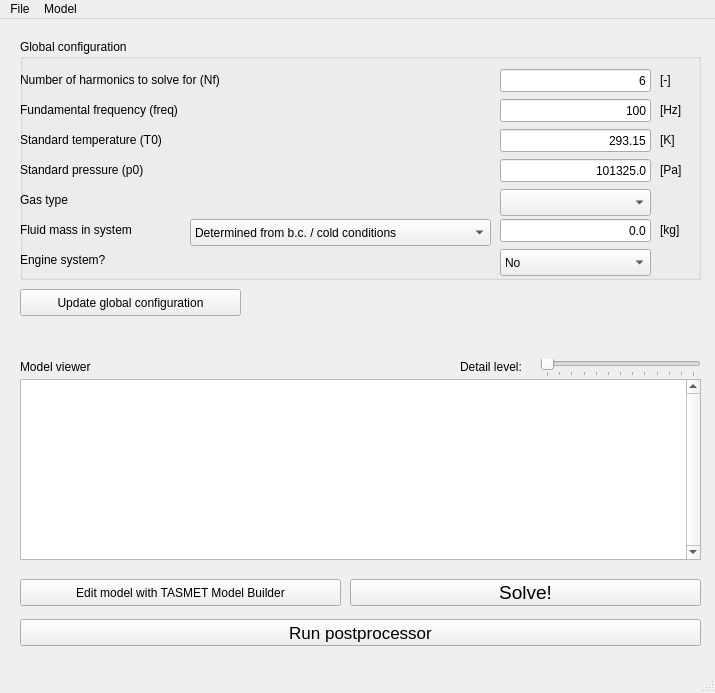
<?xml version="1.0" encoding="UTF-8"?>
<ui version="4.0">
 <class>TASMET</class>
 <widget class="QMainWindow" name="TASMET">
  <property name="geometry">
   <rect>
    <x>0</x>
    <y>0</y>
    <width>715</width>
    <height>693</height>
   </rect>
  </property>
  <property name="windowTitle">
   <string>TaSMET</string>
  </property>
  <widget class="QWidget" name="centralwidget">
   <widget class="QPushButton" name="edit_model">
    <property name="geometry">
     <rect>
      <x>20</x>
      <y>560</y>
      <width>321</width>
      <height>27</height>
     </rect>
    </property>
    <property name="text">
     <string>Edit model with TASMET Model Builder</string>
    </property>
   </widget>
   <widget class="QPushButton" name="solve_model">
    <property name="geometry">
     <rect>
      <x>350</x>
      <y>560</y>
      <width>351</width>
      <height>27</height>
     </rect>
    </property>
    <property name="font">
     <font>
      <pointsize>14</pointsize>
     </font>
    </property>
    <property name="text">
     <string>Solve!</string>
    </property>
   </widget>
   <widget class="QPushButton" name="post_model">
    <property name="geometry">
     <rect>
      <x>20</x>
      <y>600</y>
      <width>681</width>
      <height>27</height>
     </rect>
    </property>
    <property name="font">
     <font>
      <pointsize>13</pointsize>
     </font>
    </property>
    <property name="text">
     <string>Run postprocessor</string>
    </property>
   </widget>
   <widget class="QTextBrowser" name="modelviewer">
    <property name="geometry">
     <rect>
      <x>20</x>
      <y>360</y>
      <width>681</width>
      <height>181</height>
     </rect>
    </property>
    <property name="verticalScrollBarPolicy">
     <enum>Qt::ScrollBarAlwaysOn</enum>
    </property>
   </widget>
   <widget class="QLabel" name="label">
    <property name="geometry">
     <rect>
      <x>20</x>
      <y>340</y>
      <width>131</width>
      <height>16</height>
     </rect>
    </property>
    <property name="text">
     <string>Model viewer</string>
    </property>
   </widget>
   <widget class="QGroupBox" name="gcbox">
    <property name="geometry">
     <rect>
      <x>20</x>
      <y>20</y>
      <width>681</width>
      <height>241</height>
     </rect>
    </property>
    <property name="title">
     <string>Global configuration</string>
    </property>
    <widget class="QLineEdit" name="Nf">
     <property name="geometry">
      <rect>
       <x>480</x>
       <y>30</y>
       <width>151</width>
       <height>23</height>
      </rect>
     </property>
     <property name="text">
      <string>6</string>
     </property>
     <property name="alignment">
      <set>Qt::AlignRight|Qt::AlignTrailing|Qt::AlignVCenter</set>
     </property>
    </widget>
    <widget class="QLabel" name="label_2">
     <property name="geometry">
      <rect>
       <x>0</x>
       <y>30</y>
       <width>301</width>
       <height>21</height>
      </rect>
     </property>
     <property name="text">
      <string>Number of harmonics to solve for (Nf)</string>
     </property>
    </widget>
    <widget class="QLabel" name="label_3">
     <property name="geometry">
      <rect>
       <x>0</x>
       <y>60</y>
       <width>301</width>
       <height>21</height>
      </rect>
     </property>
     <property name="text">
      <string>Fundamental frequency (freq)</string>
     </property>
    </widget>
    <widget class="QLineEdit" name="freq">
     <property name="geometry">
      <rect>
       <x>480</x>
       <y>60</y>
       <width>151</width>
       <height>23</height>
      </rect>
     </property>
     <property name="text">
      <string>100</string>
     </property>
     <property name="alignment">
      <set>Qt::AlignRight|Qt::AlignTrailing|Qt::AlignVCenter</set>
     </property>
    </widget>
    <widget class="QLabel" name="label_4">
     <property name="geometry">
      <rect>
       <x>0</x>
       <y>150</y>
       <width>301</width>
       <height>21</height>
      </rect>
     </property>
     <property name="text">
      <string>Gas type</string>
     </property>
    </widget>
    <widget class="QComboBox" name="gas">
     <property name="geometry">
      <rect>
       <x>480</x>
       <y>150</y>
       <width>151</width>
       <height>27</height>
      </rect>
     </property>
    </widget>
    <widget class="QLabel" name="label_5">
     <property name="geometry">
      <rect>
       <x>0</x>
       <y>90</y>
       <width>301</width>
       <height>21</height>
      </rect>
     </property>
     <property name="text">
      <string>Standard temperature (T0)</string>
     </property>
    </widget>
    <widget class="QLineEdit" name="T0">
     <property name="geometry">
      <rect>
       <x>480</x>
       <y>90</y>
       <width>151</width>
       <height>23</height>
      </rect>
     </property>
     <property name="text">
      <string>293.15</string>
     </property>
     <property name="alignment">
      <set>Qt::AlignRight|Qt::AlignTrailing|Qt::AlignVCenter</set>
     </property>
    </widget>
    <widget class="QLineEdit" name="p0">
     <property name="geometry">
      <rect>
       <x>480</x>
       <y>120</y>
       <width>151</width>
       <height>23</height>
      </rect>
     </property>
     <property name="text">
      <string>101325.0</string>
     </property>
     <property name="alignment">
      <set>Qt::AlignRight|Qt::AlignTrailing|Qt::AlignVCenter</set>
     </property>
    </widget>
    <widget class="QLabel" name="label_6">
     <property name="geometry">
      <rect>
       <x>0</x>
       <y>120</y>
       <width>301</width>
       <height>21</height>
      </rect>
     </property>
     <property name="text">
      <string>Standard pressure (p0)</string>
     </property>
    </widget>
    <widget class="QLabel" name="label_7">
     <property name="geometry">
      <rect>
       <x>640</x>
       <y>30</y>
       <width>21</width>
       <height>21</height>
      </rect>
     </property>
     <property name="text">
      <string>[-]</string>
     </property>
    </widget>
    <widget class="QLabel" name="label_8">
     <property name="geometry">
      <rect>
       <x>640</x>
       <y>60</y>
       <width>41</width>
       <height>21</height>
      </rect>
     </property>
     <property name="text">
      <string>[Hz]</string>
     </property>
    </widget>
    <widget class="QLabel" name="label_9">
     <property name="geometry">
      <rect>
       <x>640</x>
       <y>90</y>
       <width>41</width>
       <height>21</height>
      </rect>
     </property>
     <property name="text">
      <string>[K]</string>
     </property>
    </widget>
    <widget class="QLabel" name="label_10">
     <property name="geometry">
      <rect>
       <x>640</x>
       <y>120</y>
       <width>41</width>
       <height>21</height>
      </rect>
     </property>
     <property name="text">
      <string>[Pa]</string>
     </property>
    </widget>
    <widget class="QLabel" name="label_11">
     <property name="geometry">
      <rect>
       <x>0</x>
       <y>180</y>
       <width>301</width>
       <height>21</height>
      </rect>
     </property>
     <property name="text">
      <string>Fluid mass in system</string>
     </property>
    </widget>
    <widget class="QComboBox" name="comboBox_2">
     <property name="geometry">
      <rect>
       <x>170</x>
       <y>180</y>
       <width>301</width>
       <height>27</height>
      </rect>
     </property>
     <item>
      <property name="text">
       <string>Determined from b.c. / cold conditions</string>
      </property>
     </item>
     <item>
      <property name="text">
       <string>Custom:</string>
      </property>
     </item>
    </widget>
    <widget class="QLabel" name="label_12">
     <property name="geometry">
      <rect>
       <x>0</x>
       <y>210</y>
       <width>301</width>
       <height>21</height>
      </rect>
     </property>
     <property name="text">
      <string>Engine system?</string>
     </property>
    </widget>
    <widget class="QComboBox" name="enginesystem">
     <property name="geometry">
      <rect>
       <x>480</x>
       <y>210</y>
       <width>151</width>
       <height>27</height>
      </rect>
     </property>
     <item>
      <property name="text">
       <string>No</string>
      </property>
     </item>
     <item>
      <property name="text">
       <string>Yes</string>
      </property>
     </item>
    </widget>
    <widget class="QLineEdit" name="m0">
     <property name="geometry">
      <rect>
       <x>480</x>
       <y>180</y>
       <width>151</width>
       <height>23</height>
      </rect>
     </property>
     <property name="text">
      <string>0.0</string>
     </property>
     <property name="alignment">
      <set>Qt::AlignRight|Qt::AlignTrailing|Qt::AlignVCenter</set>
     </property>
    </widget>
    <widget class="QLabel" name="label_13">
     <property name="geometry">
      <rect>
       <x>640</x>
       <y>180</y>
       <width>41</width>
       <height>21</height>
      </rect>
     </property>
     <property name="text">
      <string>[kg]</string>
     </property>
    </widget>
   </widget>
   <widget class="QLabel" name="label_14">
    <property name="geometry">
     <rect>
      <x>460</x>
      <y>340</y>
      <width>101</width>
      <height>16</height>
     </rect>
    </property>
    <property name="text">
     <string>Detail level:</string>
    </property>
   </widget>
   <widget class="QSlider" name="detailnr">
    <property name="geometry">
     <rect>
      <x>540</x>
      <y>340</y>
      <width>161</width>
      <height>18</height>
     </rect>
    </property>
    <property name="maximum">
     <number>12</number>
    </property>
    <property name="orientation">
     <enum>Qt::Horizontal</enum>
    </property>
    <property name="tickPosition">
     <enum>QSlider::TicksBelow</enum>
    </property>
    <property name="tickInterval">
     <number>1</number>
    </property>
   </widget>
   <widget class="QPushButton" name="updateGc">
    <property name="geometry">
     <rect>
      <x>20</x>
      <y>270</y>
      <width>221</width>
      <height>27</height>
     </rect>
    </property>
    <property name="text">
     <string>Update global configuration</string>
    </property>
   </widget>
  </widget>
  <widget class="QMenuBar" name="menubar">
   <property name="geometry">
    <rect>
     <x>0</x>
     <y>0</y>
     <width>715</width>
     <height>25</height>
    </rect>
   </property>
   <widget class="QMenu" name="menuFile">
    <property name="title">
     <string>File</string>
    </property>
    <addaction name="actionNew"/>
    <addaction name="file_open"/>
    <addaction name="file_save"/>
    <addaction name="separator"/>
    <addaction name="file_saveas"/>
    <addaction name="separator"/>
    <addaction name="file_exit"/>
   </widget>
   <widget class="QMenu" name="menuModel">
    <property name="title">
     <string>Model</string>
    </property>
    <addaction name="actionImport_result_vector"/>
   </widget>
   <addaction name="menuFile"/>
   <addaction name="menuModel"/>
  </widget>
  <widget class="QStatusBar" name="statusbar"/>
  <action name="actionNew">
   <property name="text">
    <string>New</string>
   </property>
  </action>
  <action name="file_open">
   <property name="text">
    <string>Open...</string>
   </property>
  </action>
  <action name="file_save">
   <property name="text">
    <string>Save</string>
   </property>
  </action>
  <action name="actionImport_result_vector">
   <property name="text">
    <string>Import result vector...</string>
   </property>
  </action>
  <action name="file_saveas">
   <property name="text">
    <string>Save as...</string>
   </property>
  </action>
  <action name="file_exit">
   <property name="text">
    <string>Exit</string>
   </property>
  </action>
 </widget>
 <resources/>
 <connections/>
</ui>
